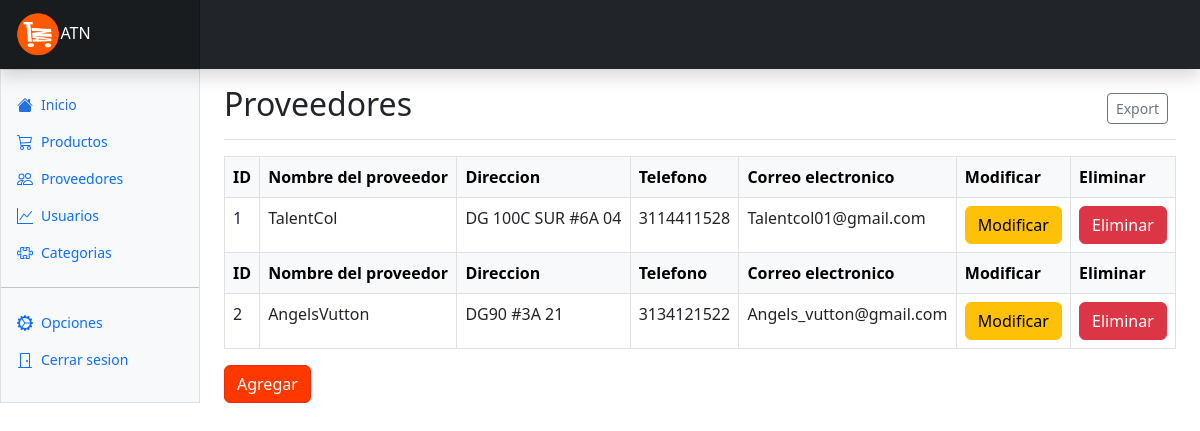
Screenshot of /dashboard_provider.php with the database file from the repository.
### tables this page shows
CREATE TABLE `proveedores` (
  `id_proveedor` int(11) NOT NULL,
  `nombre_prove` varchar(250) NOT NULL,
  `direccion_prove` varchar(250) NOT NULL,
  `telefono_prove` varchar(200) NOT NULL,
  `email_prove` varchar(250) NOT NULL
);

### dashboard_provider.php (the view, shortened to what this page needs)
<!doctype html>
<html lang="en" data-bs-theme="auto">
<head>
    <link rel="stylesheet" href="https://cdn.jsdelivr.net/npm/@docsearch/css@3">
    <link href="bootstrap/dist/css/bootstrap.css" rel="stylesheet">
    <link href="https://cdn.jsdelivr.net/npm/bootstrap-icons@1.10.3/font/bootstrap-icons.css" rel="stylesheet">
    <link href="dashboard.css" rel="stylesheet">
</head>
<body>
    <header class="navbar sticky-top bg-dark flex-md-nowrap p-0 shadow" data-bs-theme="dark">
        <a class="navbar-brand col-md-3 col-lg-2 me-0 px-3 fs-6 text-white" href="#"><img src="img-logo-atn.png" height="45">ATN</a>
    </header>
    <?php
    include("sidebar_dash.php");
    ?>
    <main class="col-md-9 ms-sm-auto col-lg-10 px-md-4">
        <div class="d-flex justify-content-between flex-wrap flex-md-nowrap align-items-center pt-3 pb-2 mb-3 border-bottom">
            <h1 class="h2">Proveedores</h1>
            <div class="btn-toolbar mb-2 mb-md-0">
                <div class="btn-group me-2">
                    <button type="button" class="btn btn-sm btn-outline-secondary">Export</button>
                </div>
            </div>
        </div>
        <table class="table table-bordered">
            <?php
            include("conexion.php");
            $sql = "SELECT * FROM proveedores";
            foreach ($db->query($sql) as $row) {
                echo '<tr class="table-light">';
                echo '<th> ID </th>';
                echo '<th> Nombre del proveedor </th>';
                echo '<th> Direccion </th>';
                echo '<th> Telefono</th>';
                echo '<th> Correo electronico</th>';
                echo '<th> Modificar</th>';
                echo '<th> Eliminar</th>';
                echo '</tr>';
                echo '<tr>';
                echo '<td>' . $row['id_proveedor'] . '</td>';
                echo '<td>' . $row['nombre_prove'] . '</td>';
                echo '<td>' . $row['direccion_prove'] . '</td>';
                echo '<td>' . $row['telefono_prove'] . '</td>';
                echo '<td>' . $row['email_prove'] . '</td>';
                echo '<td>' . '<a class="btn btn-warning">Modificar </a> ' . '</td>';
                echo '<td>' . '<a class="btn btn-danger" href="vcrud_delete_providers.php?id=' . $row["id_proveedor"] . '"> Eliminar </a>' . '</td>';
                echo '</tr>';
            }
            ?>
        </table>
        <button class="btn btn-primary" type="button" data-bs-toggle="offcanvas" data-bs-target="#offcanvasRight" aria-controls="offcanvasRight">Agregar</button>
    </main>
</body>
</html>

### dashboard.css (style rules this page uses)
.navbar-brand { padding-top: .75rem; padding-bottom: .75rem; background-color: rgba(0, 0, 0, .25); box-shadow: inset -1px 0 0 rgba(0, 0, 0, .25); }

### rows the page displays
proveedores: id_proveedor "1", nombre_prove "TalentCol", direccion_prove "DG 100C SUR #6A 04", telefono_prove "3114411528", email_prove "Talentcol01@gmail.com"
proveedores: id_proveedor "2", nombre_prove "AngelsVutton", direccion_prove "DG90 #3A 21", telefono_prove "3134121522", email_prove "Angels_vutton@gmail.com"
